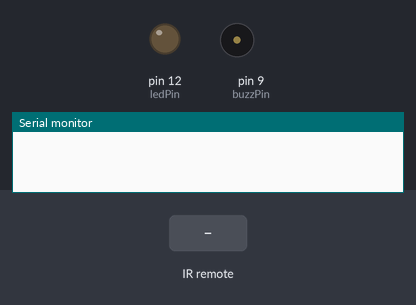
This sketch was run on a simulated Arduino Uno, built with avr-gcc and run on an emulated ATmega328P. Shown: output pins drawn as LEDs (lit = HIGH), buzzer (waves = sounding), the last lines printed to the serial monitor. Inputs (shaded band) come from the test bench. Pins used as bus, display or sensor lines are not drawn.

Above: at 3.3 s.
3.4 s: infrared code 0xC05C6D received
At 4.3 s:
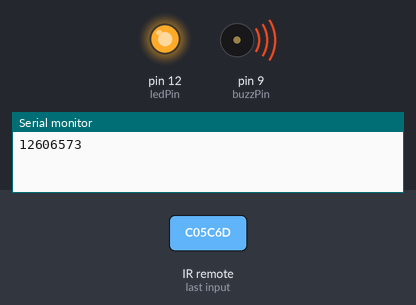
4.9 s: infrared code 0xC05C6E received
At 5.4 s:
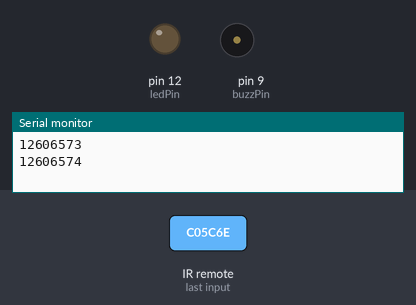
6.4 s: infrared code 0xC7BC91C0 received
At 7.6 s:
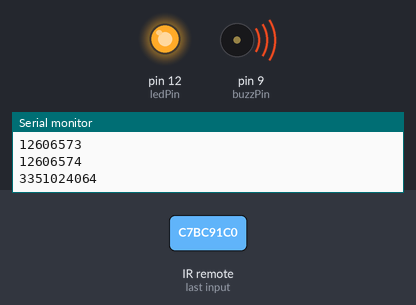
7.9 s: infrared code 0x52690BB9 received
At 8.9 s:
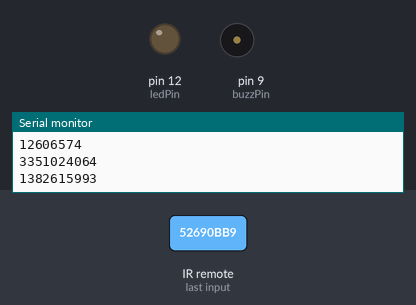
Timing chart, 0 to 10.4 s (numbered marks = the images above; inputs shaded):
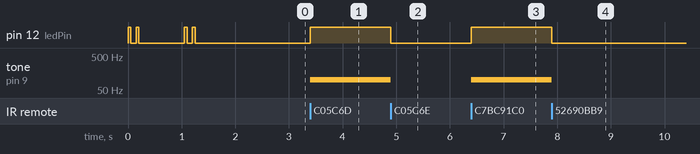

Measured:
- after the input at 3.4 s, pin 12 (ledPin): LOW → HIGH at once; tone on pin 9 (buzzPin): silent → 100 Hz at once
- after the input at 4.9 s, pin 12 (ledPin): HIGH → LOW at once; tone on pin 9 (buzzPin): 100 Hz → silent at once
- after the input at 6.4 s, pin 12 (ledPin): LOW → HIGH at once; tone on pin 9 (buzzPin): silent → 100 Hz at once
- after the input at 7.9 s, pin 12 (ledPin): HIGH → LOW at once; tone on pin 9 (buzzPin): 100 Hz → silent at once

The sketch:

Infrared.ino
```cpp
#include "IRremote.h"

int recvPin = 11; // Y on IR
int ledPin = 12; // Red LED OP
int powerPin = 10; // Green LED OP
int buzzPin = 9; // Buzz
int state = 0;
//char samsungRed = 3772790473;
//char samsungGreen = 3772786903;

IRrecv myRecv(recvPin);
decode_results myDecod;


void setup()
{
   Serial.begin(9600);


   pinMode(recvPin, INPUT);
   pinMode(ledPin, OUTPUT);
   pinMode(powerPin, OUTPUT);
   pinMode(buzzPin, OUTPUT);
   setupFlash();

   myRecv.enableIRIn();
}

void loop()
{
  digitalWrite(powerPin, HIGH);

     if (myRecv.decode(&myDecod))
     {
             Serial.println(myDecod.value);
             myRecv.resume();

              if (myDecod.value == 12606573 || myDecod.value == 3351024064 && digitalRead(ledPin) == LOW)
                      state = 1;

              if (myDecod.value == 12606574 || myDecod.value == 1382615993 && digitalRead(ledPin) == HIGH)
                      state = 0;


             switch (state)
             {

              case 1:
                  {
                      digitalWrite(ledPin, HIGH);
                      tone(buzzPin, 100);
                      myRecv.resume();
                      break;
                  }

               case 0:
                    {
                      digitalWrite(ledPin, LOW);
                      noTone(buzzPin);
                      myRecv.resume();
                      break;
                    }

             }//switch
      }//if
}//loop


void flash(int rate)
{
  digitalWrite(ledPin, HIGH);
  delay(rate);
  digitalWrite(ledPin, LOW);
  delay(rate);
}

void setupFlash()
{
  for (int i = 0; i < 2; i++)
  {
    flash(50);
    delay(50);
    flash(50);
    delay(800);
  }
}
```
